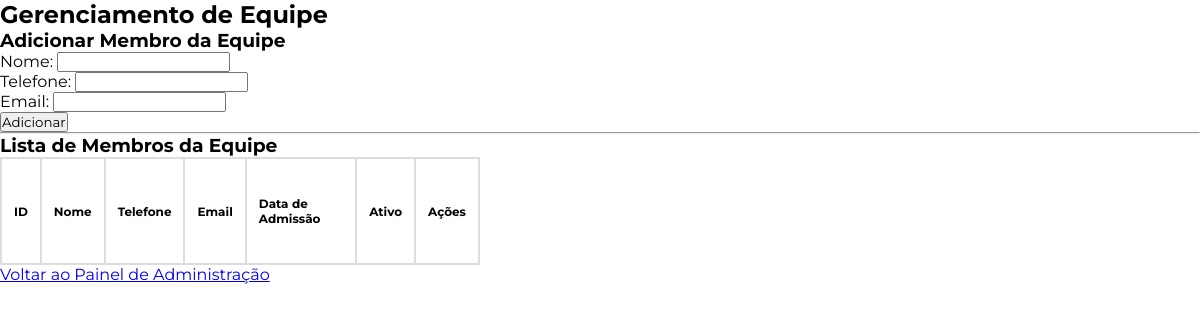
Page /gerenciamentoequipe on the earlier database version.
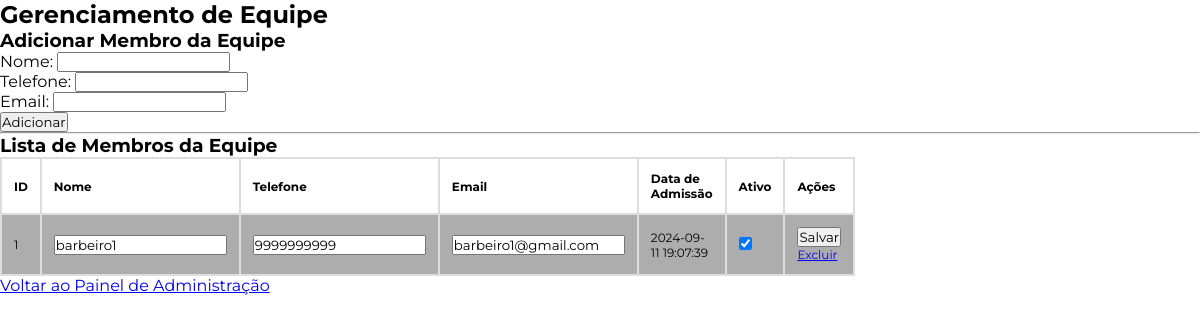
Same page on the later database version.
### tables this page shows
CREATE TABLE Equipe (
    equipe_id INTEGER PRIMARY KEY AUTOINCREMENT,
    nome TEXT NOT NULL,
    telefone TEXT,
    email TEXT UNIQUE,
    data_admissao TEXT DEFAULT (datetime('now')),
    ativo INTEGER DEFAULT 1
);

### app.py (the view, shortened to what this page needs)
@app.route('/gerenciamentoequipe', methods=['GET', 'POST'])
def gerenciar_equipe():
    conn = get_db_connection()
    if request.args.get('excluir'):
        equipe_id = request.args.get('excluir')
        print(f"Excluindo membro da equipe equipe_id: {equipe_id}")  # Debug
        conn.execute('DELETE FROM Equipe WHERE equipe_id = ?', (equipe_id,))
        conn.commit()
        flash('Membro da equipe excluído com sucesso!')
    equipe = conn.execute('SELECT * FROM Equipe').fetchall()
    conn.close()
    return render_template('gerenciamento_equipe.html', equipe=equipe)

### app.py (called while the page is built)
def get_db_connection():
    conn = sqlite3.connect('barbearia.db')
    conn.row_factory = sqlite3.Row  # Permite acessar os resultados como dicionário
    return conn

### templates/gerenciamento_equipe.html (shortened to what this page needs)
<!DOCTYPE html>
<html lang="en">
<head>
    <link rel="stylesheet" type="text/css" href="{{ url_for('static', filename='css/style.css') }}">
</head>
<body>
    <h2>Gerenciamento de Equipe</h2>
    <h3>Adicionar Membro da Equipe</h3>
    <form action="/gerenciamentoequipe" method="POST">
        <label for="nome">Nome:</label>
        <input type="text" id="nome" name="nome" required>
        <br>
        <label for="telefone">Telefone:</label>
        <input type="text" id="telefone" name="telefone">
        <br>
        <label for="email">Email:</label>
        <input type="email" id="email" name="email" required>
        <br>
        <button type="submit">Adicionar</button>
    </form>
    <hr>
    <h3>Lista de Membros da Equipe</h3>
    <table border="1">
        <tr>
            <th>ID</th>
            <th>Nome</th>
            <th>Telefone</th>
            <th>Email</th>
            <th>Data de Admissão</th>
            <th>Ativo</th>
            <th>Ações</th>
        </tr>
        {% for membro in equipe %}
        <tr>
            <form action="/gerenciamentoequipe" method="POST">
                <td>{{ membro.equipe_id }}</td>
                <td>
                    <input type="text" name="nome" value="{{ membro.nome }}" required>
                </td>
                <td>
                    <input type="text" name="telefone" value="{{ membro.telefone }}">
                </td>
                <td>
                    <input type="email" name="email" value="{{ membro.email }}" required>
                </td>
                <td>{{ membro.data_admissao }}</td>
                <td>
                    <input type="checkbox" name="ativo" {% if membro.ativo == 1 %}checked{% endif %}>
                </td>
                <td>
                    <button type="submit" name="editar">Salvar</button>
                    <a href="?excluir={{ membro.equipe_id }}" onclick="return confirm('Tem certeza que deseja excluir este membro da equipe?');">Excluir</a>
                </td>
            </form>
        </tr>
        {% endfor %}
    </table>
    <a href="/indexadmin">Voltar ao Painel de Administração</a>
</body>
</html>

Differences in the rows shown:
added Equipe: equipe_id "1", nome "barbeiro1", telefone "9999999999", email "barbeiro1@gmail.com", data_admissao "2024-09-11 19:07:39", ativo "☑"
